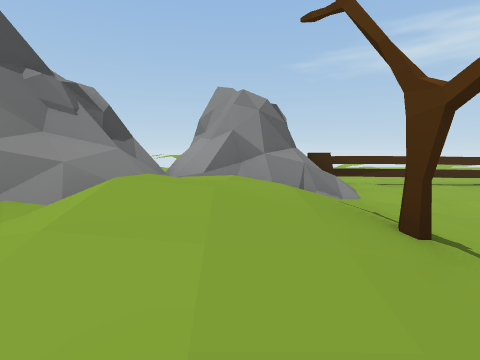
[1] (above)

16 first-person views from a walk through a Unity game level. The camera is 1.2 m above the floor, tilts 6° down and sees 85° across. The floor is counted in squares, 2 m on a side. Each view is taken from the middle of a square. On the plan, view 1 faces up. The plan holds only what a view shows up to about 9 squares ahead; the rest is blank. The place goes on beyond the plan.

[2]
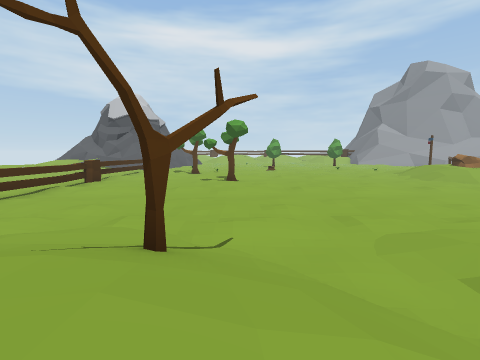

[3]
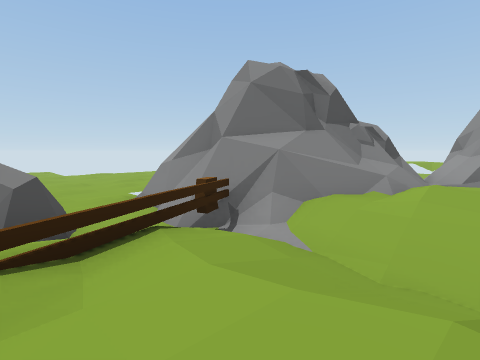

[4]
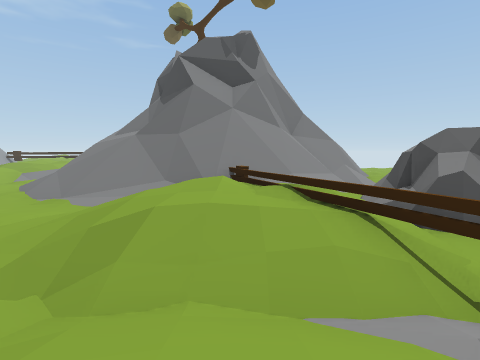

[5]
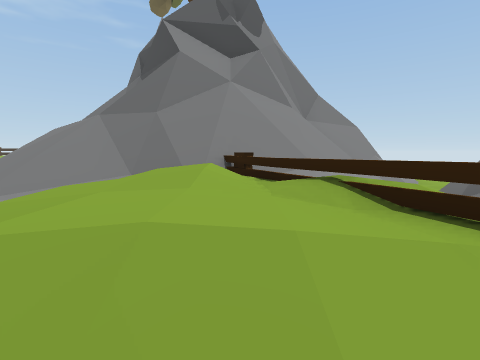

[6]
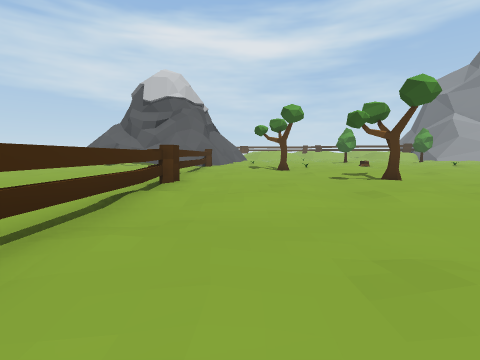

[7]
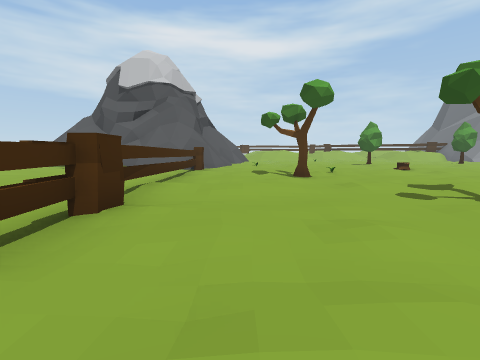

[8]
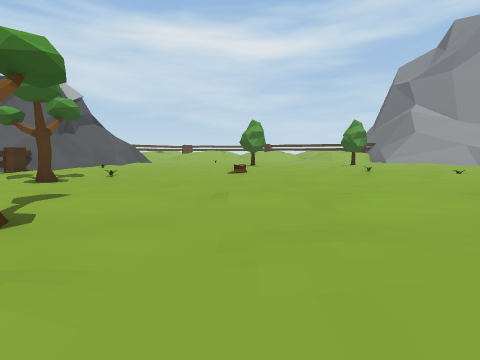

[9]
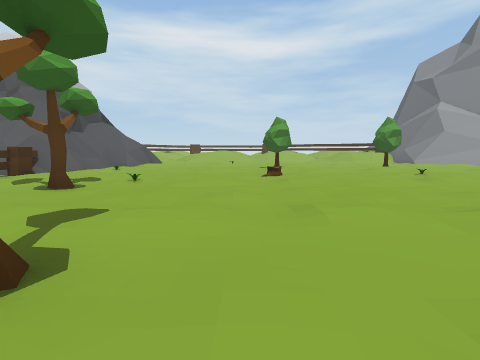

[10]
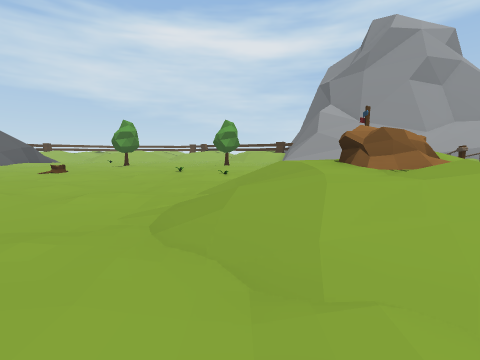

[11]
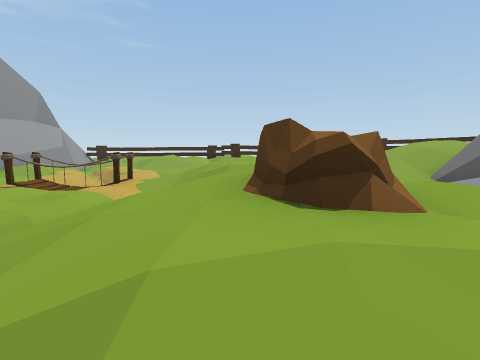

[12]
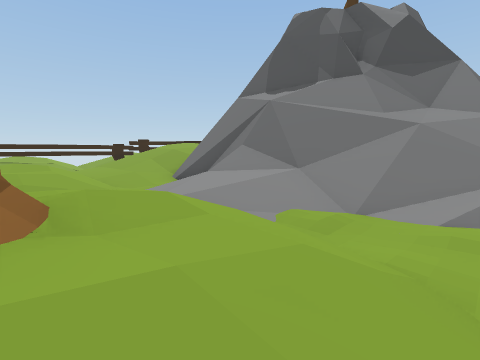

[13]
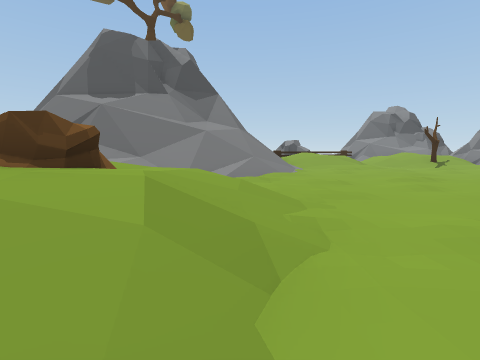

[14]
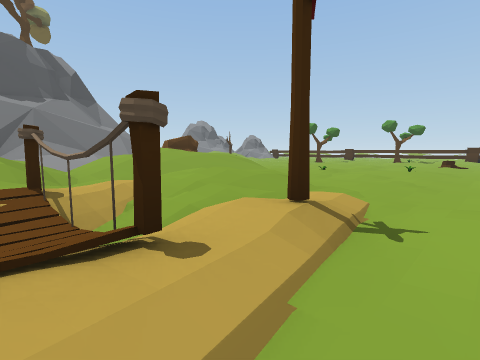

[15]
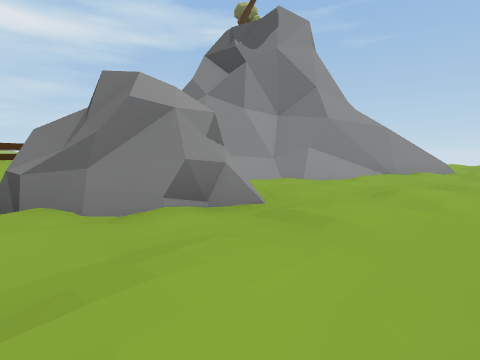

[16]
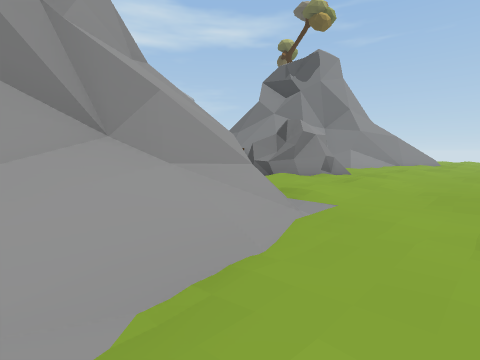

### Floor plan
Key: @ floor where view 1 was taken; # wall or solid block; . main floor; - floor 0.25 m lower than the main floor; : floor 0.5 m higher than the main floor; + floor 1 m higher than the main floor; * floor 1.25 m higher than the main floor; / step, stairs or slope; = window, fence, low wall or low ledge; ^ raised ledge; T thing the floor can be seen under or through; R tree; S stump; O other object.
Columns run from 10 left of view 1 to 17 right of it. Each row starts with its distance up from view 1.
 12                     :+ +:
 11                     /+///
 10                   .......
  9                   .....
  8              .....         #
  7             =TTTT.######.###
  6          ###/..............#
  5         ####/...............
  4        =#===................
  3  ./##  #//*/:..........R....
  2  ../####//*R:...........O...
  1  ../###==///.......R........
  0 ..=/#####/@.................
 -1 .......#///...............S.
 -2  ....////**/:...............
 -3  ....##///*/:...............
 -4  ....## *// ................
 -5  ....:/ /=////...........O..
 -6  ..:.../////////.........:..
 -7   ...//////==///...////.O...
 -8   ...///##^=/////./++*/:....
 -9   ../#/#####^////./*OO/:....
-10   ..#//#    ^//#*///+///:/..
-11   ./#/##     =/=/+/ ////:/#.
-12              ^/#//.////://:.
-13              ^=#/./++*/:###-

Positions as (right, up) in squares from view 1, and headings:
1: (0, 0), facing up
2: (-1, 1), facing right
3: (0, -3), facing up-left
4: (-1, 1), facing down
5: (-1, -1), facing down
6: (3, 5), facing right
7: (6, 5), facing right
8: (7, -1), facing right
9: (8, 0), facing right
10: (7, -7), facing right
11: (11, -7), facing down
12: (10, -7), facing down-left
13: (13, -7), facing left
14: (17, -13), facing up-left
15: (-8, -2), facing down-right
16: (-9, 3), facing down-right
